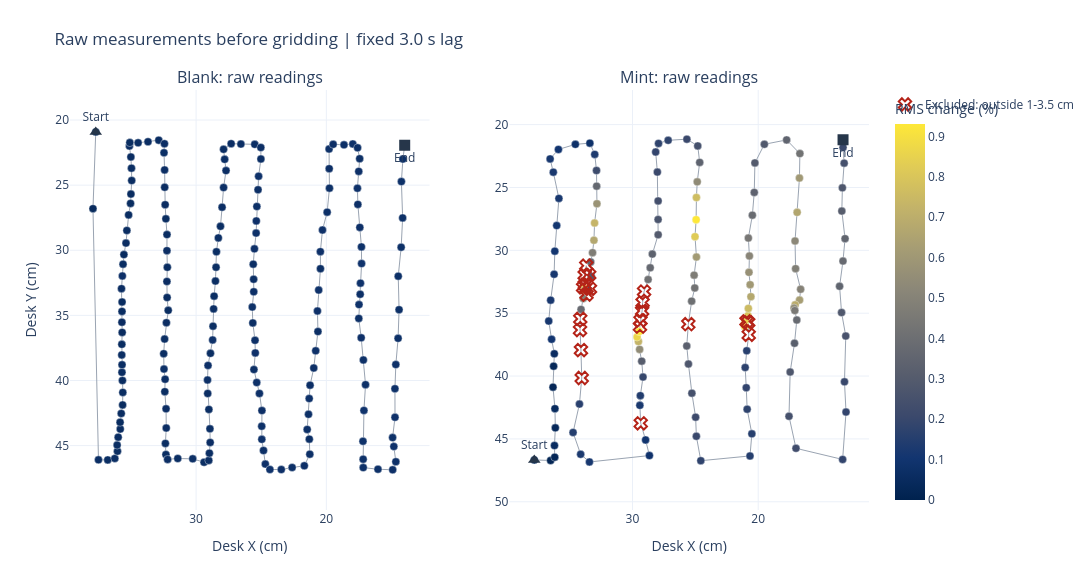

Source (notebook cell):
### Markdown cell above
### 1. Raw lag-corrected observations

Each colored marker below is one retained Cyranose reading at its lag-corrected pose. No spatial grid or smoothing is used. Red open X markers identify readings removed only because the reconstructed snout height was outside 1-3.5 cm. The thin line uses all in-bounds poses, including excluded heights, so gaps in colored sampling are visible rather than silently connected.

### Code cell
raw_responses = [row['response'] for rows in diagnostic_rows_all_heights.values() for row in rows]
raw_color_max = percentile(raw_responses, 0.98)
fig_raw = make_subplots(rows=1, cols=2, subplot_titles=('Blank: raw readings', 'Mint: raw readings'))
for column, name in enumerate(('Blank', 'Mint'), start=1):
    rows = diagnostic_rows[name]
    all_rows = diagnostic_rows_all_heights[name]
    excluded_rows = [row for row in all_rows if not row['height_in_band']]
    fig_raw.add_trace(go.Scatter(
        x=[row['x'] for row in all_rows], y=[row['y'] for row in all_rows], mode='lines',
        line=dict(color='#9AA4B2', width=1), hoverinfo='skip', showlegend=False,
    ), row=1, col=column)
    fig_raw.add_trace(go.Scatter(
        x=[row['x'] for row in rows], y=[row['y'] for row in rows], mode='markers',
        marker=dict(size=8, color=[row['response'] for row in rows], coloraxis='coloraxis', line=dict(width=0.4, color='#F3F4F6')),
        customdata=[[row['scan_elapsed_s'], row['height']] for row in rows],
        hovertemplate='X %{x:.1f} cm<br>Y %{y:.1f} cm<br>RMS %{marker.color:.3f}%<br>Scan time %{customdata[0]:.1f} s<br>Height %{customdata[1]:.2f} cm<extra></extra>',
        showlegend=False,
    ), row=1, col=column)
    if excluded_rows:
        fig_raw.add_trace(go.Scatter(
            x=[row['x'] for row in excluded_rows], y=[row['y'] for row in excluded_rows], mode='markers',
            marker=dict(size=11, symbol='x-open', color='#B42318', line=dict(width=2)),
            customdata=[[row['height'], row['scan_elapsed_s']] for row in excluded_rows],
            hovertemplate='Excluded by height<br>X %{x:.1f} cm<br>Y %{y:.1f} cm<br>Height %{customdata[0]:.2f} cm<br>Scan time %{customdata[1]:.1f} s<extra></extra>',
            name='Excluded: outside 1-3.5 cm', showlegend=(column == 2),
        ), row=1, col=column)
    fig_raw.add_trace(go.Scatter(
        x=[all_rows[0]['x'], all_rows[-1]['x']], y=[all_rows[0]['y'], all_rows[-1]['y']],
        mode='markers+text', text=['Start', 'End'], textposition=['top center', 'bottom center'],
        marker=dict(size=11, symbol=['triangle-up', 'square'], color='#26364A'),
        hoverinfo='skip', showlegend=False,
    ), row=1, col=column)
    fig_raw.update_xaxes(title_text='Desk X (cm)', autorange='reversed', row=1, col=column)
fig_raw.update_yaxes(title_text='Desk Y (cm)', autorange='reversed', scaleanchor='x', scaleratio=1, row=1, col=1)
fig_raw.update_yaxes(autorange='reversed', scaleanchor='x2', scaleratio=1, row=1, col=2)
fig_raw.update_layout(
    title='Raw measurements before gridding | fixed 3.0 s lag', width=1180, height=570, template='plotly_white',
    coloraxis=dict(colorscale='Cividis', cmin=0, cmax=raw_color_max, colorbar=dict(title='RMS change (%)')),
    margin=dict(l=70, r=130, t=90, b=60),
)
fig_raw.show()
for name in ('Blank', 'Mint'):
    all_rows = diagnostic_rows_all_heights[name]
    excluded_rows = [row for row in all_rows if not row['height_in_band']]
    if excluded_rows:
        print(f"{name}: {len(excluded_rows)}/{len(all_rows)} readings ({100 * len(excluded_rows) / len(all_rows):.1f}%) excluded by height; all excluded heights {min(row['height'] for row in excluded_rows):.2f}-{max(row['height'] for row in excluded_rows):.2f} cm at Desk Y {min(row['y'] for row in excluded_rows):.1f}-{max(row['y'] for row in excluded_rows):.1f} cm")
    else:
        print(f'{name}: 0/{len(all_rows)} readings excluded by height')

### Figure 1 — Plotly figure (JSON) as saved in the notebook; plotly's stock layout.template omitted (floating-point values rounded to 4 significant figures; data arrays with more than 128 entries replaced by an {"elided": "..."} marker saying what was removed)
{"data": [{"hoverinfo": "skip", "line": {"color": "#9AA4B2", "width": 1}, "mode": "lines", "showlegend": false, "type": "scatter", "x": {"elided": "174 float values"}, "xaxis": "x", "y": {"elided": "174 float values"}, "yaxis": "y"}, {"customdata": {"elided": "174x2 float values"}, "hovertemplate": "X %{x:.1f} cm<br>Y %{y:.1f} cm<br>RMS %{marker.color:.3f}%<br>Scan time %{customdata[0]:.1f} s<br>Height %{customdata[1]:.2f} cm<extra></extra>", "marker": {"color": {"elided": "174 float values"}, "coloraxis": "coloraxis", "line": {"color": "#F3F4F6", "width": 0.4}, "size": 8}, "mode": "markers", "showlegend": false, "type": "scatter", "x": {"elided": "174 float values"}, "xaxis": "x", "y": {"elided": "174 float values"}, "yaxis": "y"}, {"hoverinfo": "skip", "marker": {"color": "#26364A", "size": 11, "symbol": ["triangle-up", "square"]}, "mode": "markers+text", "showlegend": false, "text": ["Start", "End"], "textposition": ["top center", "bottom center"], "type": "scatter", "x": [37.71, 13.98], "xaxis": "x", "y": [20.91, 21.94], "yaxis": "y"}, {"hoverinfo": "skip", "line": {"color": "#9AA4B2", "width": 1}, "mode": "lines", "showlegend": false, "type": "scatter", "x": {"elided": "147 float values"}, "xaxis": "x2", "y": {"elided": "147 float values"}, "yaxis": "y2"}, {"customdata": {"elided": "126x2 float values"}, "hovertemplate": "X %{x:.1f} cm<br>Y %{y:.1f} cm<br>RMS %{marker.color:.3f}%<br>Scan time %{customdata[0]:.1f} s<br>Height %{customdata[1]:.2f} cm<extra></extra>", "marker": {"color": [0.03686, 0.02198, 0.02693, 0.05718, 0.03516, 0.04809, 0.02694, 0.03369, 0.057, 0.1025, 0.1193, 0.1209, 0.1197, 0.1074, 0.1067, 0.1211, 0.1254, 0.1189, 0.09901, 0.08295, 0.08326, 0.1338, 0.215, 0.3654, 0.5772, 0.7294, 0.6693, 0.4738, 0.3541, 0.2895, 0.2441, 1.008, 0.7162, 0.5027, 0.3798, 0.1614, 0.1477, 0.1297, 0.1196, 0.08962, 0.09791, 0.1238, 0.1442, 0.1948, 0.3109, 0.5445, 0.7285, 0.8628, 0.9447, 0.4154, 0.3743, 0.3349, 0.2991, 0.2663, 0.2391, 0.2075, 0.1867, 0.1796, 0.1797, 0.2063, 0.248, 0.3386, 0.5417, 0.7632, 0.9494, 0.8218, 0.6108, 0.4714, 0.4186, 0.4032, 0.3265, 0.2814, 0.2458, 0.2186, 0.2011, 0.1795, 0.1542, 0.153, 0.1736, 0.183, 0.1719, 0.1584, 0.7225, 0.9306, 0.9523, 0.8494, 0.7994, 0.755, 0.673, 0.607, 0.5658, 0.5145, 0.4453, 0.3819, 0.3373, 0.2995, 0.2886, 0.3463, 0.4233, 0.6044, 0.664, 0.525, 0.4824, 0.4997, 0.6277, 0.6944, 0.5527, 0.454, 0.3761, 0.3181, 0.2789, 0.2473, 0.2275, 0.1869, 0.1874, 0.2018, 0.2585, 0.283, 0.3494, 0.3777, 0.351, 0.3098, 0.2781, 0.2432, 0.2078, 0.1832], "coloraxis": "coloraxis", "line": {"color": "#F3F4F6", "width": 0.4}, "size": 8}, "mode": "markers", "showlegend": false, "type": "scatter", "x": [37.81, 36.51, 36.18, 36.2, 36.14, 36.17, 36.32, 36.27, 36.22, 36.43, 36.66, 36.51, 36.23, 36.18, 36.03, 35.85, 36.3, 36.55, 35.89, 34.54, 33.39, 33.0, 32.86, 32.85, 32.83, 33.01, 33.07, 33.18, 33.32, 33.27, 33.54, 33.89, 33.86, 33.91, 34.09, 34.22, 34.73, 34.12, 33.42, 28.65, 28.96, 29.41, 29.37, 29.16, 29.26, 29.43, 29.52, 29.63, 29.47, 28.76, 28.59, 28.42, 27.96, 27.96, 27.96, 28.02, 28.15, 27.93, 27.16, 25.67, 24.81, 24.65, 24.85, 24.91, 24.94, 25.03, 24.91, 25.1, 25.04, 25.29, 25.68, 25.55, 25.27, 24.98, 24.92, 24.56, 20.65, 20.5, 20.88, 20.95, 21.03, 20.91, 21.07, 21.08, 21.09, 20.99, 20.81, 20.78, 20.58, 20.64, 20.73, 20.7, 20.78, 20.46, 20.31, 20.26, 19.51, 17.74, 16.68, 16.72, 16.9, 17.07, 17.02, 16.62, 16.71, 17.06, 17.15, 17.09, 16.93, 17.11, 17.46, 17.55, 16.99, 13.28, 13.01, 13.14, 13.03, 13.37, 13.53, 13.26, 13.09, 13.35, 13.3, 13.16, 13.25, 13.25], "xaxis": "x2", "y": [46.67, 46.71, 46.45, 45.53, 44.12, 42.59, 40.88, 39.22, 38.23, 37.08, 35.63, 33.96, 31.9, 30.07, 28.03, 25.87, 23.78, 22.73, 21.98, 21.57, 21.47, 22.37, 23.65, 24.9, 26.29, 27.83, 29.2, 30.18, 30.92, 32.08, 33.12, 33.0, 33.18, 33.82, 34.7, 42.23, 44.49, 46.22, 46.83, 46.32, 45.08, 42.33, 41.56, 40.08, 38.82, 37.88, 37.26, 36.9, 36.46, 32.32, 31.39, 30.3, 28.76, 27.55, 26.07, 23.78, 22.18, 21.5, 21.25, 21.16, 21.69, 23.01, 24.55, 25.8, 27.56, 28.91, 30.53, 31.97, 32.99, 34.04, 37.61, 39.04, 41.36, 43.27, 44.79, 46.73, 46.35, 44.6, 42.64, 40.93, 39.32, 37.99, 36.07, 36.02, 35.83, 35.54, 35.19, 34.62, 33.69, 32.73, 31.75, 30.45, 29.02, 27.2, 25.39, 23.05, 21.56, 21.22, 22.31, 24.25, 26.98, 29.26, 31.46, 33.1, 33.96, 34.34, 34.59, 34.79, 35.54, 37.39, 39.68, 43.2, 45.75, 46.63, 42.86, 40.46, 36.82, 34.95, 32.86, 30.85, 29.07, 26.88, 25.03, 23.06, 21.82, 21.2], "yaxis": "y2"}, {"customdata": [[3.846, 31.86], [4.194, 32.47], [7.456, 33.0], [7.413, 33.52], [4.622, 34.12], [3.583, 34.64], [3.529, 35.23], [3.638, 38.01], [3.608, 38.53], [3.753, 39.15], [3.612, 39.68], [3.586, 45.78], [3.503, 50.8], [3.557, 51.4], [3.64, 51.94], [3.652, 52.45], [3.518, 53.08], [3.725, 65.3], [3.57, 73.69], [3.898, 74.23], [3.788, 74.75]], "hovertemplate": "Excluded by height<br>X %{x:.1f} cm<br>Y %{y:.1f} cm<br>Height %{customdata[0]:.2f} cm<br>Scan time %{customdata[1]:.1f} s<extra></extra>", "marker": {"color": "#B42318", "line": {"width": 2}, "size": 11, "symbol": "x-open"}, "mode": "markers", "name": "Excluded: outside 1-3.5 cm", "showlegend": true, "type": "scatter", "x": [33.66, 33.38, 33.44, 33.68, 33.8, 33.8, 33.93, 34.15, 34.17, 34.1, 34.04, 29.34, 29.4, 29.36, 29.23, 29.19, 29.08, 25.56, 20.75, 20.79, 20.93], "xaxis": "x2", "y": [33.53, 33.06, 31.95, 31.22, 31.97, 32.75, 32.95, 35.45, 36.34, 37.93, 40.15, 43.76, 36.08, 35.58, 34.82, 34.15, 33.27, 35.88, 36.72, 35.72, 35.65], "yaxis": "y2"}, {"hoverinfo": "skip", "marker": {"color": "#26364A", "size": 11, "symbol": ["triangle-up", "square"]}, "mode": "markers+text", "showlegend": false, "text": ["Start", "End"], "textposition": ["top center", "bottom center"], "type": "scatter", "x": [37.81, 13.25], "xaxis": "x2", "y": [46.67, 21.2], "yaxis": "y2"}], "layout": {"annotations": [{"font": {"size": 16}, "showarrow": false, "text": "Blank: raw readings", "x": 0.225, "xanchor": "center", "xref": "paper", "y": 1.0, "yanchor": "bottom", "yref": "paper"}, {"font": {"size": 16}, "showarrow": false, "text": "Mint: raw readings", "x": 0.775, "xanchor": "center", "xref": "paper", "y": 1.0, "yanchor": "bottom", "yref": "paper"}], "coloraxis": {"cmax": 0.9306, "cmin": 0, "colorbar": {"title": {"text": "RMS change (%)"}}, "colorscale": [[0.0, "#00224e"], [0.1111, "#123570"], [0.2222, "#3b496c"], [0.3333, "#575d6d"], [0.4444, "#707173"], [0.5556, "#8a8678"], [0.6667, "#a59c74"], [0.7778, "#c3b369"], [0.8889, "#e1cc55"], [1.0, "#fee838"]]}, "height": 570, "margin": {"b": 60, "l": 70, "r": 130, "t": 90}, "title": {"text": "Raw measurements before gridding | fixed 3.0 s lag"}, "width": 1180, "xaxis": {"anchor": "y", "autorange": "reversed", "domain": [0.0, 0.45], "title": {"text": "Desk X (cm)"}}, "xaxis2": {"anchor": "y2", "autorange": "reversed", "domain": [0.55, 1.0], "title": {"text": "Desk X (cm)"}}, "yaxis": {"anchor": "x", "autorange": "reversed", "domain": [0.0, 1.0], "scaleanchor": "x", "scaleratio": 1, "title": {"text": "Desk Y (cm)"}}, "yaxis2": {"anchor": "x2", "autorange": "reversed", "domain": [0.0, 1.0], "scaleanchor": "x2", "scaleratio": 1}}}
